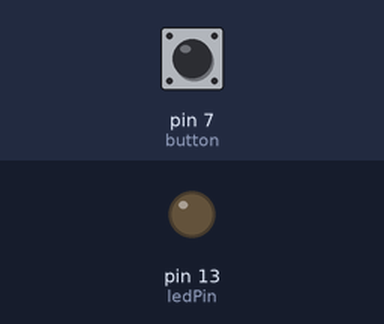
Recording of a sketch running on a simulated Arduino Uno, built with avr-gcc and run on an emulated ATmega328P. On the bench: output pins drawn as LEDs (lit = HIGH). The inputs (shaded band) are chosen by the test bench; at power-on: pin 7 (button) LOW. What the sketch prints to the serial monitor is not drawn.

Above: at 1.2 s.
1.3 s: pin 7 (button) pulled HIGH for 0.15 s
At 1.51 s:
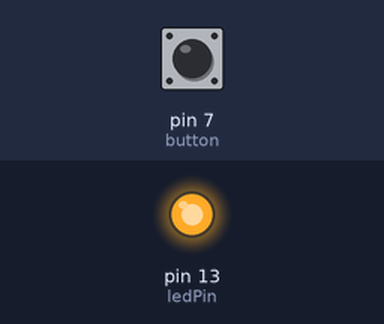
12.5 s: pin 7 (button) pulled HIGH for 3.2 s
At 16.1 s:
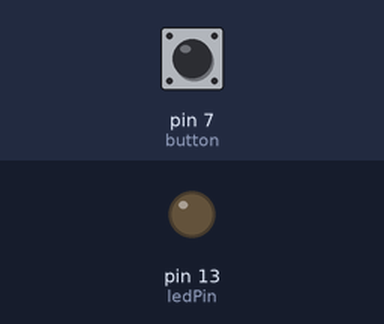
Timing chart, 0 to 17.6 s (numbered marks = the images above; inputs shaded):
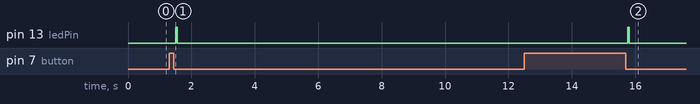

The sketch:

nano_program2.ino
```cpp
#include <SoftwareSerial.h>
SoftwareSerial blueSerial(4, 2); // RX, TX
//SoftwareSerial barcoSerial(6, 5); // RX, TX

struct Button {
  int pin;
  bool state, oldState;
  int counter;

  Button(int _pin)
  {
    pin = _pin;
    state = oldState = 0;
    counter = 0;
    pinMode(pin, INPUT);
  }

  void tick()
  {
    counter++;
  }

  void reset()
  {
    counter = 0;
  }

  bool check()
  {
    oldState = state;
    return state = digitalRead(pin);
  }
};

String command = ""; // Stores response of the HC-06 Bluetooth App

int potPin = 2;    // select the input pin for the potentiometer
int pollRate = 500;

const int ledPin =  13;      // the number of the LED pin


bool toggled = 0;

Button button(7);

int powerWait = 300;

int btButtonWait = 200;
bool btDiscover = 0;
bool btConnected = 0;
int btCheckCounter = 0;
int btCheckCount = 10;

int ledCounter = 0;
int ledCount = 50;

int loadVal = 0;

void setup() {
  // Open serial communications:
  Serial.begin(9600);
  Serial.println("Serial open...");
  // The HC-06 defaults to 9600 according to the datasheet.
  blueSerial.begin(9600);

  pinMode(ledPin, OUTPUT);
}

void powerOff()
{
  digitalWrite(ledPin, HIGH);
  while (1);
}

void reset()
{
  digitalWrite(ledPin, HIGH);
  delay(50);
  digitalWrite(ledPin, LOW);
}

void handleLEDState()
{
  if (btDiscover)
  {
    if (ledCounter < ledCount / 2)
      digitalWrite(ledPin, HIGH);
    else
      digitalWrite(ledPin, LOW);
  }
  else
  {
    if (btConnected)
      digitalWrite(ledPin, HIGH);
    else
      digitalWrite(ledPin, LOW);
  }

  ledCounter++;
  ledCounter %= ledCount;
}

void handleButtonState()
{
  button.check();
  if (button.state == HIGH)
  {
    button.tick();
    if (button.counter > powerWait)
    {
      powerOff();
    }
    else if (button.counter > btButtonWait)
    {
      if (!toggled)
        btDiscover = !btDiscover;
      toggled = 1;
    }
  }
  else
  {
    if (button.counter <= btButtonWait
        && !button.state
        && button.oldState)
      reset();
    button.reset();
    toggled = 0;
  }
}

String intToChars(int i)
{
  String s = "xx";
  s[0] = (char) (i / 256);
  s[1] = (char) (i % 256);
  return s;
}

void writeString(String s)
{
  for (int i = 0; i < s.length(); ++i)
  {
    delay(500);
    blueSerial.write(s.charAt(i));
  }
}
void writeStringln(String s)
{
  writeString(s);
  blueSerial.write('\n');
}

void sendLoadVal()
{
  String s  = "xw";
  writeStringln(s);// + intToChars(loadVal));
}

bool handleCommand(String c)
{
  bool commandState = 1;

  if (c[0] == 'A' && c[1] == 'T')
  {
    Serial.print("[SYS] ");
    writeStringln(c);
  }
  else
  { switch (c[0])
    {
      case 'x':
        Serial.print("[SCL] ");
        break;
      case 'y':
        Serial.print("[APP] ");
        break;
      default:
        commandState = 0;
    }

    if (commandState)
    { switch (c[1])
      {
        case 'w':
          Serial.print(" load = ");
          Serial.print(loadVal);
          break;
        case 'r':
          Serial.print(" reseting weight");
          break;
        case 'p':
          Serial.print(" powering off...");
          powerOff();
          break;
        default:
          commandState = 0;
      }
    }
  }

  if (!commandState)
    Serial.print("[ERR] Not a command: ");

  Serial.println(c);
}

void handleBluetoothState()
{
  command = "";
  // Read device output if available.
  if (blueSerial.available()) {
    while (blueSerial.available()) { // While there is more to be read, keep reading.
      delay(500);
      command += (char)blueSerial.read();

      handleCommand(command);
      command = ""; // No repeats
    }
  }
  // Read user input if available.
  bool commandExists = 0;
  while (Serial.available()) { // While there is more to be read, keep reading.
    delay(500);
    command += (char)Serial.read();
    commandExists = 1;
  }
  if (commandExists)
    handleCommand(command);

}

void loop() {
  delay(100);
  handleBluetoothState();
  handleButtonState();
  handleLEDState();
  //sendLoadVal();
}
```

Measured:
- after the input at 1.3 s, pin 13 (ledPin): LOW → HIGH after 0.20 s, → LOW 0.05 s later
- after the input at 12.5 s, pin 13 (ledPin): LOW → HIGH after 3.3 s, → LOW 0.05 s later
